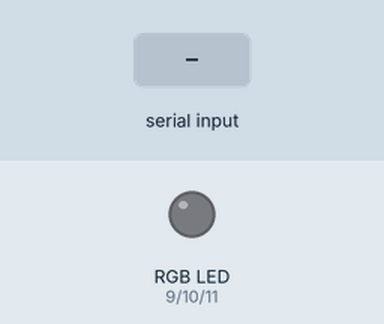
Recording of a sketch running on a simulated Arduino Uno, built with avr-gcc and run on an emulated ATmega328P. Shown: an RGB LED mixed from three pins (HIGH = lit). Inputs (shaded band) come from the test bench. Dim RGB values are drawn brighter than linear.

Above: at 1.2 s.
1.3 s: "90,45,200," received over Serial
At 2.8 s:
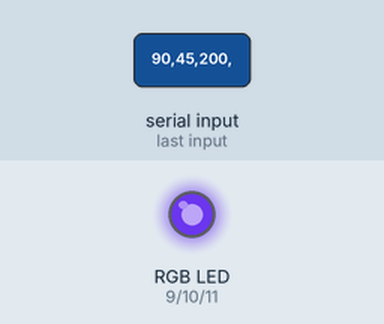
3.8 s: "30,150,10," received over Serial
At 6.0 s:
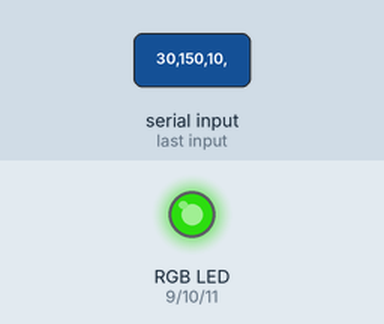
6.3 s: "90,45," received over Serial
At 7.7 s:
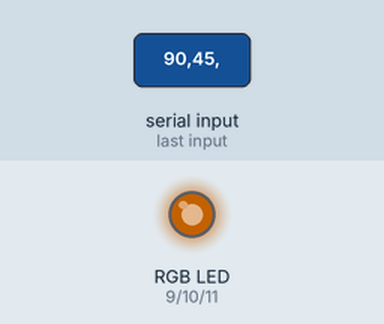
8.8 s: "30,150," received over Serial
At 10.0 s:
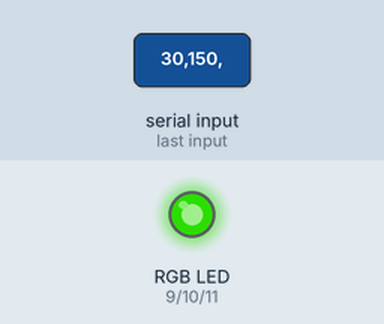
10.3 s: "5," received over Serial
At 11.8 s:
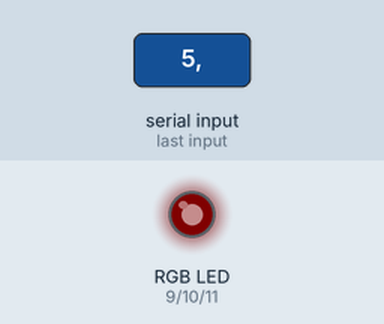
12.8 s: "90," received over Serial
At 14.2 s:
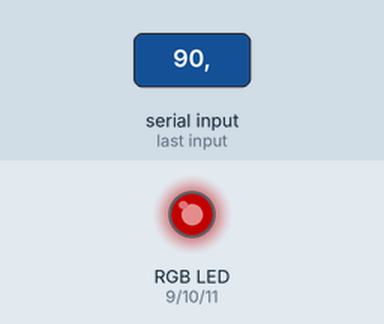
Timing chart, 0 to 15.3 s (numbered marks = the images above; inputs shaded):
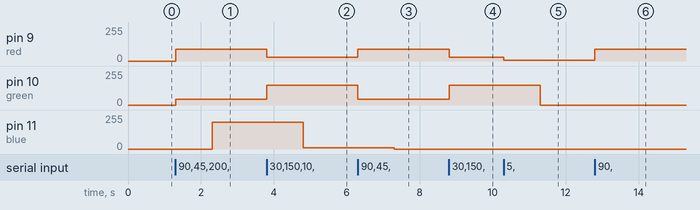

The sketch:

LEDs_based_on_input_del.ino
```cpp
/*
  This code gets an input fron the user (from serial), and adjust the LED's in accordance.
*/
// pins for the LEDs:

const int red = 9 ;
const int green = 10;
const int blue = 11;

void setup() {

  // initialize serial:

  Serial.begin(9600);

  // make the pins outputs:
  pinMode(red, OUTPUT);
  pinMode(green, OUTPUT);
  pinMode(blue, OUTPUT);
}

void loop() {
  // if there's any serial available, read it:
  while (Serial.available() > 0) {
    analogWrite(red, Serial.readStringUntil(',').toInt());
    analogWrite(green, Serial.readStringUntil(',').toInt());
    analogWrite(blue, Serial.readStringUntil('\n').toInt());
  }

}
```

Measured:
- after the input at 1.3 s, pin 9 (red): 0/255 → 90/255 at once; pin 10 (green): 0/255 → 45/255 at once; pin 11 (blue): 0/255 → 200/255 after 1.0 s
- after the input at 3.8 s, pin 9 (red): 90/255 → 30/255 at once; pin 10 (green): 45/255 → 150/255 at once; pin 11 (blue): 200/255 → 10/255 after 1.0 s
- after the input at 6.3 s, pin 9 (red): 30/255 → 90/255 at once; pin 10 (green): 150/255 → 45/255 at once; pin 11 (blue): 10/255 → 0/255 after 1.0 s
- after the input at 8.8 s, pin 9 (red): 90/255 → 30/255 at once; pin 10 (green): 45/255 → 150/255 at once
- after the input at 10.3 s, pin 9 (red): 30/255 → 5/255 at once; pin 10 (green): 150/255 → 0/255 after 1.0 s
- after the input at 12.8 s, pin 9 (red): 5/255 → 90/255 at once
